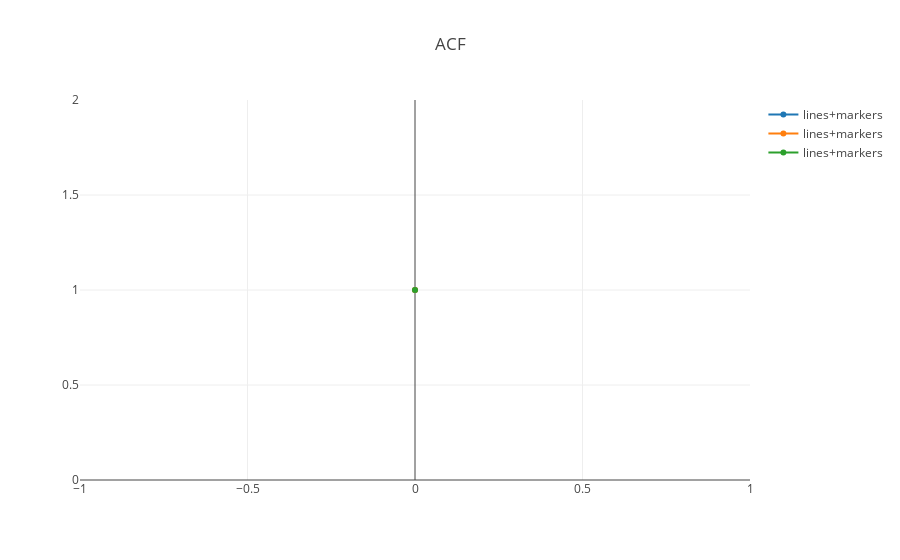

This figure's notebook cell:
### Code cell
# Plot to vizualized differences
trace0 = go.Scatter(
    y = Xacf[0],
    x = np.arange(0, Xacf[0].max()),
    mode = 'lines+markers',
    name = 'lines+markers'
)

trace1 = go.Scatter(
    y = Xacf[2500],
    x = np.arange(0, Xacf[0].max()),
    mode = 'lines+markers',
    name = 'lines+markers'
)

trace2 = go.Scatter(
    y = Xacf[5000],
    x = np.arange(0, Xacf[0].max()),
    mode = 'lines+markers',
    name = 'lines+markers'
)

acf_data = [trace0, trace1, trace2]

layout = go.Layout(title='ACF', showlegend=True)
fig = go.Figure(data=acf_data, layout=layout)

iplot(fig, filename='show-legend')

### Figure 1 — Plotly figure (JSON) as saved in the notebook; plotly's stock layout.template omitted (floating-point values rounded to 4 significant figures)
{"data": [{"mode": "lines+markers", "name": "lines+markers", "type": "scatter", "x": [0], "y": [1, -0.44, 0.085, -0.223, -0.034, 0.193, 0.017, 0.123, -0.257, 0.071, -0.146, 0.272, -0.087, -0.112, 0.183, -0.22, 0.119, -0.053, 0.01]}, {"mode": "lines+markers", "name": "lines+markers", "type": "scatter", "x": [0], "y": [1, -0.106, -0.189, 0.138, -0.268, 0.027, -0.01, -0.042, -0.037, 0.003, 0.214, -0.146, 0.017, 0.147, -0.249, 0.112, 0.061, -0.158, -0.013]}, {"mode": "lines+markers", "name": "lines+markers", "type": "scatter", "x": [0], "y": [1, -0.758, 0.405, -0.273, 0.261, -0.279, 0.196, 0.031, -0.236, 0.354, -0.34, 0.222, -0.214, 0.302, -0.307, 0.237, -0.156, 0.067, -0.014]}], "layout": {"showlegend": true, "title": "ACF"}}
